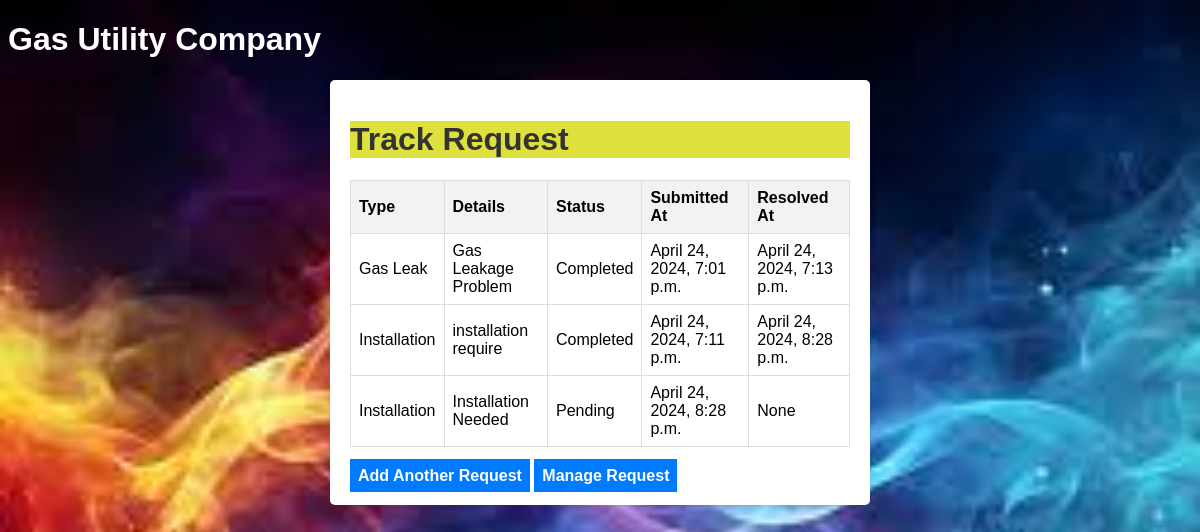
The page / on the database its author committed.
### gas_utility/models.py (models this page shows)
class ServiceRequest(models.Model):
    STATUS_CHOICES = (
        ('Pending', 'Pending'),
        ('In Progress', 'In Progress'),
        ('Completed', 'Completed'),
    )
    type = models.CharField(max_length=100)
    details = models.TextField()
    attachment = models.FileField(upload_to='attachments/')
    status = models.CharField(max_length=20, choices=STATUS_CHOICES, default='Pending')
    created_at = models.DateTimeField(auto_now_add=True)
    resolved_at = models.DateTimeField(null=True, blank=True)

### gas_utility/views.py (the view)
# urls.py: path('', views.track_request, name='track_request'),
def track_request(request):
    service_requests = ServiceRequest.objects.all()
    return render(request, 'track_request.html', {'service_requests': service_requests})

### gas_utility/templates/track_request.html (shortened to what this page needs)
{% load static %}
<!DOCTYPE html>
<html lang="en">
<head>
    <link rel="stylesheet" type="text/css" href="{% static 'styles.css' %}">
</head>
<body class="gib">
    <h1 class="vi">Gas Utility Company</h1>
    <form>
    <h1 style="background-color: rgb(222, 225, 61);">Track Request</h1>
    <table>
        <thead>
            <tr>
                <th>Type</th>
                <th>Details</th>
                <th>Status</th>
                <th>Submitted At</th>
                <th>Resolved At</th>
            </tr>
        </thead>
        <tbody>
            {% for request in service_requests %}
            <tr>
                <td>{{ request.type }}</td>
                <td>{{ request.details }}</td>
                <td>{{ request.status }}</td>
                <td>{{ request.created_at }}</td>
                <td>{{ request.resolved_at }}</td>
            </tr>
            {% endfor %}
        </tbody>
    </table>
    <a href="/submit" class="btn btn-primary border-inner  anchor">Add Another Request</a>
        <a href="/manage" class="btn btn-primary border-inner  anchor">Manage Request</a>
    </form>
</body>
</html>

### gas_utility/static/styles.css (style rules this page uses)
.vi { color: white; }
.gib { background-size: cover; background-repeat: no-repeat; background-attachment: fixed; }
body { font-family: Arial, sans-serif; background-color: #f0f0f0; }
h1 { color: #333; }
form { max-width: 500px; margin: 0 auto; padding: 20px; background-color: #fff; border-radius: 5px; box-shadow: 0 2px 5px rgba(0, 0, 0, 0.1); }
table { width: 100%; border-collapse: collapse; margin-bottom: 20px; }
th, td { border: 1px solid #ddd; padding: 8px; text-align: left; }
th { background-color: #f2f2f2; }
.btn { font-family: 'Oswald', sans-serif; font-weight: 600; transition: .5s; }
.btn-primary { color: #931818; }
.anchor { text-decoration: none; color: white; background-color: #007bff; padding: 8px; }

### rows shown on the page
ServiceRequest: type "Gas Leak", details "Gas Leakage Problem", status "Completed", created_at "April 24, 2024, 7:01 p.m.", resolved_at "April 24, 2024, 7:13 p.m."
ServiceRequest: type "Installation", details "installation require", status "Completed", created_at "April 24, 2024, 7:11 p.m.", resolved_at "April 24, 2024, 8:28 p.m."
ServiceRequest: type "Installation", details "Installation Needed", status "Pending", created_at "April 24, 2024, 8:28 p.m.", resolved_at "None"
